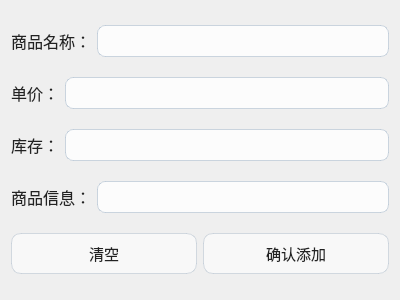
<?xml version="1.0" encoding="UTF-8"?>
<ui version="4.0">
 <class>AdminOfAddShop</class>
 <widget class="QDialog" name="AdminOfAddShop">
  <property name="geometry">
   <rect>
    <x>0</x>
    <y>0</y>
    <width>400</width>
    <height>300</height>
   </rect>
  </property>
  <property name="windowTitle">
   <string>Form</string>
  </property>
  <property name="styleSheet">
   <string notr="true">/* 弹窗顶层背景（替换成你自己的对象名） */
#AddGoodsDialog
{
    background-image: url(:/res/LoginBackgroundImage.png);
    background-repeat: no-repeat;
    background-position: center;
}

/* 承载所有控件的磨砂容器 */
#addGoodsContainer
{
    background-color:rgba(255,255,255,160);
    border-radius:16px;
}

/* 文字标签：商品名称、单价、库存、商品信息 */
QLabel
{
    font-size:16px;
    color:#222222;
    background-color:transparent;
}

/* 四个输入框 QLineEdit */
QLineEdit
{
    border:1px solid rgba(160,180,200,130);
    border-radius:8px;
    padding:6px 10px;
    background-color:rgba(255,255,255,200);
    font-size:14px;
}
QLineEdit:focus
{
    border:1px solid rgba(120,140,160,170);
    background-color:rgba(255,255,255,240);
}

/* 按钮：清空、确认添加 */
QPushButton
{
    background-color: rgba(255,255,255,140);
    color:#222222;
    border:1px solid rgba(170,185,200,120);
    border-radius:10px;
    padding:8px 16px;
    font-size:15px;
}
QPushButton:hover
{
    background-color:rgba(255,255,255,200);
}
QPushButton:pressed
{
    background-color:rgba(230,238,245,210);
}</string>
  </property>
  <layout class="QVBoxLayout" name="verticalLayout">
   <item>
    <layout class="QHBoxLayout" name="horizontalLayout">
     <item>
      <widget class="QLabel" name="nameLabel">
       <property name="text">
        <string>商品名称：</string>
       </property>
      </widget>
     </item>
     <item>
      <widget class="QLineEdit" name="nameLineEdit"/>
     </item>
    </layout>
   </item>
   <item>
    <layout class="QHBoxLayout" name="horizontalLayout_2">
     <item>
      <widget class="QLabel" name="priceLabel">
       <property name="text">
        <string>单价：</string>
       </property>
      </widget>
     </item>
     <item>
      <widget class="QLineEdit" name="priceLineEdit"/>
     </item>
    </layout>
   </item>
   <item>
    <layout class="QHBoxLayout" name="horizontalLayout_3">
     <item>
      <widget class="QLabel" name="numberLabel">
       <property name="text">
        <string>库存：</string>
       </property>
      </widget>
     </item>
     <item>
      <widget class="QLineEdit" name="numberLineEdit"/>
     </item>
    </layout>
   </item>
   <item>
    <layout class="QHBoxLayout" name="horizontalLayout_4">
     <item>
      <widget class="QLabel" name="informationLabel">
       <property name="text">
        <string>商品信息：</string>
       </property>
      </widget>
     </item>
     <item>
      <widget class="QLineEdit" name="informationLineEdit"/>
     </item>
    </layout>
   </item>
   <item>
    <layout class="QHBoxLayout" name="horizontalLayout_5">
     <item>
      <widget class="QPushButton" name="clearBtn">
       <property name="text">
        <string>清空</string>
       </property>
      </widget>
     </item>
     <item>
      <widget class="QPushButton" name="confirmBtn">
       <property name="text">
        <string>确认添加</string>
       </property>
      </widget>
     </item>
    </layout>
   </item>
  </layout>
 </widget>
 <resources/>
 <connections/>
</ui>
